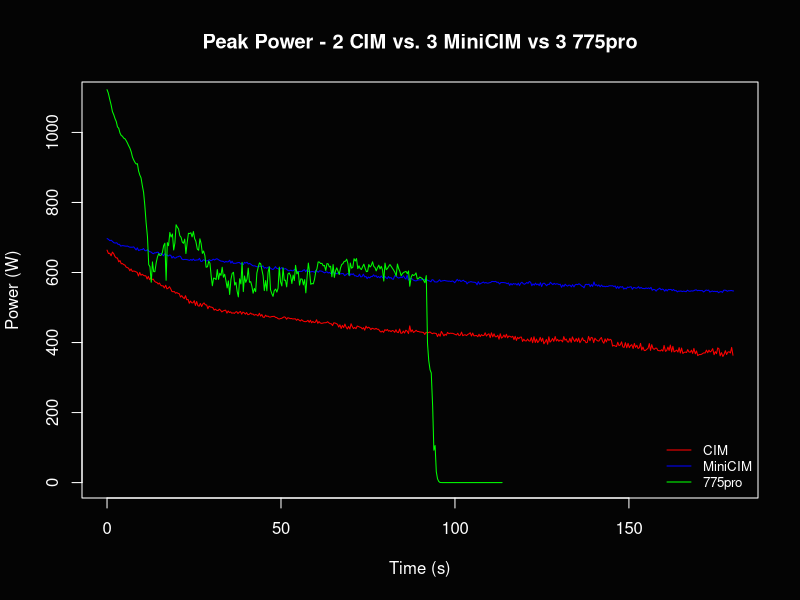

Reproduce this figure in R. (Note: a time limit stopped this script after it produced the figure.)
#!/usr/bin/env Rscript

cim <- read.csv("cim.csv", header = TRUE)
mini <- read.csv("minicim.csv", header = TRUE)
pro <- read.csv("775.csv", header = TRUE)

cim$Power = cim$Power * 2
mini$Power = mini$Power * 3
pro$Power = pro$Power * 3

x11()
par(bg="#040404")
par(fg="#FFFFFF", col.lab="#FFFFFF", col.main="#FFFFFF", col.axis="#FFFFFF")

plot(cim$Time,
     cim$Power,
     col="red",
     ylim = c(0, 1100),
     type="l",
     xlab="Time (s)",
     ylab="Power (W)",
     main="Peak Power - 2 CIM vs. 3 MiniCIM vs 3 775pro")
points(mini$Time,
       mini$Power,
       col="blue",
       type="l")
points(pro$Time,
       pro$Power,
       col="green",
       type="l")
legend(x = "bottomright",
       legend = c("CIM", "MiniCIM", "775pro"),
       col = c("red", "blue", "green"),
       lty = 1,
       bty = "n",
       cex = 0.8)

dev.print(png, "plot.png", width = 1000, height = 1000)

Sys.sleep(1000)
